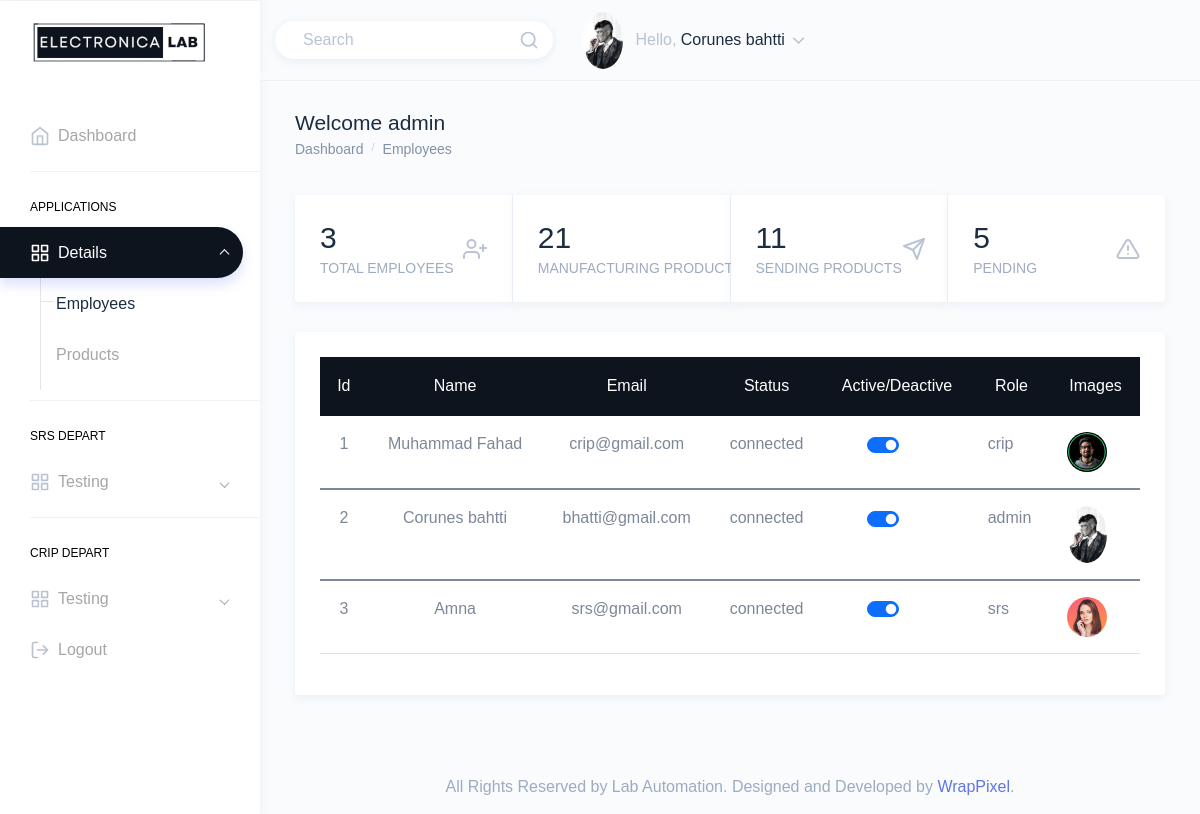
The app's page /empdetails.php (signed in) with its own data.
### tables this page shows
CREATE TABLE `users` (
  `id` int(11) NOT NULL,
  `full_name` varchar(50) NOT NULL,
  `email` varchar(100) NOT NULL,
  `password` varchar(255) NOT NULL,
  `status` varchar(255) DEFAULT NULL,
  `role_type` varchar(255) NOT NULL,
  `photo` varchar(255) NOT NULL
);

### empdetails.php (the view, shortened to what this page needs)
<?php
include './config/Conn.php';
?>
<!DOCTYPE html>
<html  lang="en">
<head>
    <link href="https://cdn.jsdelivr.net/npm/bootstrap@5.1.3/dist/css/bootstrap.min.css" rel="stylesheet">
    <link href="assets/extra-libs/c3/c3.min.css" rel="stylesheet">
    <link href="assets/extra-libs/datatables.net-bs4/css/dataTables.bootstrap4.css" rel="stylesheet">
    <link href="assets/extra-libs/jvector/jquery-jvectormap-2.0.2.css" rel="stylesheet" />
    <link href="dist/css/style.min.css" rel="stylesheet">
</head>
<body>
    <div id="main-wrapper" data-theme="light" data-layout="vertical" data-navbarbg="skin6" data-sidebartype="full"
        data-sidebar-position="fixed" data-header-position="fixed" data-boxed-layout="full">
        <header class="topbar" data-navbarbg="skin6">
            <nav class="navbar top-navbar navbar-expand-md">
                <div class="navbar-header" data-logobg="skin6">
                    <div class="navbar-brand">
                        <a href="admin.php">
                            <span class="logo-text">
                                <img src="assets/images/logo.png" alt="homepage" class="dark-logo" />
                            </span>
                        </a>
                    </div>
                </div>
                <div class="navbar-collapse collapse" id="navbarSupportedContent">
                    <ul class="navbar-nav float-right">
                        <li class="nav-item d-none d-md-block">
                            <a class="nav-link" href="javascript:void(0)">
                                <form>
                                    <div class="customize-input">
                                        <input class="form-control custom-shadow custom-radius border-0 bg-white"
                                            type="search" placeholder="Search" aria-label="Search">
                                        <i class="form-control-icon" data-feather="search"></i>
                                    </div>
                                </form>
                            </a>
                        </li>
                        <?php
            $sql = "SELECT * FROM users WHERE id='{$_SESSION["empid"]}'";
            $result = mysqli_query($conn, $sql);
            if (mysqli_num_rows($result) > 0) {
             while ($row = mysqli_fetch_assoc($result)) {
           ?>
                        <li class="nav-item dropdown">
                            <a class="nav-link dropdown-toggle" href="javascript:void(0)" data-toggle="dropdown"
                                aria-haspopup="true" aria-expanded="false">
                                <img src="<?php echo $row["photo"]; ?>" alt="profile" class="rounded-circle"
                                    width="40">
                                <span class="ml-2 d-none d-lg-inline-block"><span>Hello,</span> <span
                                        class="text-dark"><?php echo $row["full_name"]; ?></span> <i data-feather="chevron-down"
                                        class="svg-icon"></i></span>
                            </a>
                            <?php
                   }
                }
               ?>
                        </li>
                    </ul>
                </div>
            </nav>
        </header>
        <aside class="left-sidebar" data-sidebarbg="skin6">
            <div class="scroll-sidebar" data-sidebarbg="skin6">
                <nav class="sidebar-nav">
                    <ul id="sidebarnav">
                    <li class="sidebar-item"> <a class="sidebar-link sidebar-link" href="admin.php"
                                aria-expanded="false"><i data-feather="home" class="feather-icon"></i><span
                                    class="hide-menu">Dashboard</span></a></li>
                        <li class="list-divider"></li>
                        <li class="nav-small-cap"><span class="hide-menu">Applications</span></li>
                        <li class="sidebar-item"> <a class="sidebar-link has-arrow" href="javascript:void(0)"
                                aria-expanded="false"><i data-feather="grid" class="feather-icon"></i><span
                                    class="hide-menu">Details</span></a>
                            <ul aria-expanded="false" class="collapse  first-level base-level-line">
                                <li class="sidebar-item"><a href="empdetails.php" class="sidebar-link"><span
                                            class="hide-menu"> Employees
                                        </span></a>
                                </li>
                                <li class="sidebar-item"><a href="product.php" class="sidebar-link"><span
                                            class="hide-menu"> Products
                                        </span></a>
                                </li>
                            </ul>
                        </li>
                        <li class="list-divider"></li>
                        <li class="nav-small-cap"><span class="hide-menu">SRS Depart</span></li>
                        <li class="sidebar-item"> <a class="sidebar-link has-arrow" href="javascript:void(0)"
                                aria-expanded="false"><i data-feather="grid" class="feather-icon"></i><span
                                    class="hide-menu">Testing</span></a>
                        </li>
                        <li class="list-divider"></li>
                        <li class="nav-small-cap"><span class="hide-menu">CRIP Depart</span></li>
                        <li class="sidebar-item"> <a class="sidebar-link has-arrow" href="javascript:void(0)"
                                aria-expanded="false"><i data-feather="grid" class="feather-icon"></i><span
                                    class="hide-menu">Testing</span></a>
                        </li>
                        <li class="sidebar-item"> <a class="sidebar-link sidebar-link" href="logout.php"
                                aria-expanded="false"><i data-feather="log-out" class="feather-icon"></i><span
                                    class="hide-menu">Logout</span></a></li>
                    </ul>
                </nav>
            </div>
        </aside>
        <div class="page-wrapper">
            <div class="page-breadcrumb">
                <div class="row">
                    <div class="col-7 align-self-center">
                        <h3 class="page-title text-truncate text-dark font-weight-medium mb-1">Welcome <?= $_SESSION['role']?></h3>
                        <div class="d-flex align-items-center">
                            <nav aria-label="breadcrumb">
                                <ol class="breadcrumb m-0 p-0">
                                <li class="breadcrumb-item"><a href="admin.php">Dashboard</a>
                                    </li>
                                    <li class="breadcrumb-item"><a href="empdetails.php">Employees</a>
                                    </li>
                                </ol>
                            </nav>
                        </div>
                    </div>
                </div>
            </div>
            <div class="container-fluid">
                <div class="card-group">
                    <div class="card border-right">
                        <div class="card-body">
                            <?php
                            $countquery = "SELECT * FROM users";
                            $queryrun = mysqli_query($conn,$countquery);
                            if ($totalcount = mysqli_num_rows($queryrun)) {
                            }else{
                                echo '<h3 class="mb-0" >No Data</h3>';
                            }
                            ?>
                            <div class="d-flex d-lg-flex d-md-block align-items-center">
                                <div>
                                    <div class="d-inline-flex align-items-center">
                                        <h2 class="text-dark mb-1 font-weight-medium"><?php echo $totalcount?></h2>
                                    </div>
                                    <h6 class="text-muted font-weight-normal mb-0 w-100 text-truncate">TOTAL EMPLOYEES</h6>
                                </div>
                                <div class="ml-auto mt-md-3 mt-lg-0">
                                    <span class="opacity-7 text-muted"><i data-feather="user-plus"></i></span>
                                </div>
                            </div>
                        </div>
                    </div>
                    <div class="card border-right">
                        <div class="card-body">
                        <?php
                            $countproduct = "SELECT * FROM product";
                            $queryrun1 = mysqli_query($conn,$countproduct);
                            if ($totalproduct = mysqli_num_rows($queryrun1)) {
                            }else{
                                echo '<h3 class="mb-0" >No Data</h3>';
                            }
                            ?>
                            <div class="d-flex d-lg-flex d-md-block align-items-center">
                                <div>
                                    <h2 class="text-dark mb-1 w-100 text-truncate font-weight-medium">
                                            <?php echo $totalproduct?></h2>
                                    <h6 class="text-muted font-weight-normal mb-0 w-100 text-truncate">MANUFACTURING PRODUCTS
                                    </h6>
                                </div>
                                <div class="ml-auto mt-md-3 mt-lg-0">
                                    <span class="opacity-7 text-muted"><i data-feather="edit-3"></i></span>
                                </div>
                            </div>
                        </div>
                    </div>
                    <div class="card border-right">
                        <div class="card-body">
                        <?php
                            $countsend = "SELECT * FROM product where status = 'sending'";
                            $queryrun2 = mysqli_query($conn,$countsend);
                            if ($totalsend = mysqli_num_rows($queryrun2)) {
                            }else{
                                echo '<h3 class="mb-0" >No Data</h3>';
                            }
                            ?>
                            <div class="d-flex d-lg-flex d-md-block align-items-center">
                                <div>
                                    <div class="d-inline-flex align-items-center">
                                        <h2 class="text-dark mb-1 font-weight-medium"><?php echo $totalsend?></h2>
                                    </div>
                                    <h6 class="text-muted font-weight-normal mb-0 w-100 text-truncate">SENDING PRODUCTS</h6>
                                </div>
                                <div class="ml-auto mt-md-3 mt-lg-0">
                                    <span class="opacity-7 text-muted"><i data-feather="send"></i></span>
                                </div>
                            </div>
                        </div>
                    </div>
                    <div class="card">
                        <div class="card-body">
                        <?php
                            $countpend = "SELECT * FROM product where status = 'pending'";
                            $queryrun3 = mysqli_query($conn,$countpend);
                            if ($totalpend = mysqli_num_rows($queryrun3)) {
                            }else{
                                echo '<h3 class="mb-0" >No Data</h3>';
                            }
                            ?>
                            <div class="d-flex d-lg-flex d-md-block align-items-center">
                                <div>
                                    <h2 class="text-dark mb-1 font-weight-medium"><?php echo $totalpend?></h2>
                                    <h6 class="text-muted font-weight-normal mb-0 w-100 text-truncate">PENDING</h6>
                                </div>
                                <div class="ml-auto mt-md-3 mt-lg-0">
                                    <span class="opacity-7 text-muted"><i data-feather="alert-triangle"></i></span>
                                </div>
                            </div>
                        </div>
                    </div>
                </div>
                <div class="row">
                    <div class="col-12">
                        <div class="card">
                            <div class="card-body">
                            <div class="table-responsive">
                                <table  class="table table-hover" >
                                        <thead class="thead-dark">
                                            <tr>
                                        <th class="text-center">Id</th>
                                        <th class="text-center">Name</th>
                                        <th class="text-center">Email</th>
                                        <th class="text-center">Status</th>
                                        <th class="text-center">Active/Deactive</th>
                                        <th class="text-center">Role</th>
                                        <th class="text-center">Images</th>
                                            </tr>
                                        </thead>
                                        <?php
$sql = "SELECT * FROM users";
if($result = mysqli_query($conn, $sql)){
  if(mysqli_num_rows($result) > 0){
    while($row = mysqli_fetch_array($result)){
          ?>
          <tbody>
            <tr>
              <td class="text-center"><?php echo $row['id'];?></td>
              <td class="text-center"><?php echo $row['full_name'];?></td>
              <td class="text-center"><?php echo $row['email'];?></td>
              <td class="text-center"><?php echo $row['status'];?></td>
              <td class="text-center">
            <center>
            <div class="form-check form-switch">
     <input class="form-check-input" <?php if($row['status']=='connected'){echo "checked";}?> onclick="togglestatus(<?php echo $row['id']?>)" type="checkbox" role="switch" id="check">
        </div>
            </center>
              </td>
              <td><?php echo $row['role_type'];?></td>
              <td><img src="<?php echo $row["photo"]; ?>" alt="profile" class="rounded-circle"
                                    width="40"></td>
            </tr>
          </tbody>
<?php
}
  }
}
?>
                                    </table>
                                    </div>
                            </div>
                        </div>
                    </div>
                </div>
            </div>
            <footer class="footer text-center text-muted">
                All Rights Reserved by Lab Automation. Designed and Developed by <a
                    href="https://wrappixel.com/">WrapPixel</a>.
            </footer>
        </div>
    </div>
</body>
</html>

### empdetails.php (style rules this page uses)
.sidebar-nav #sidebarnav .sidebar-item.selected>.sidebar-link,.sidebar-link:hover { border-radius: 0 60px 60px 0; color: #fff!important; background: #0d141d; box-shadow: 0 7px 12px 0 rgba(95,118,232,.21); opacity: 1 }
.table .thead-dark th { color: #fff; background-color: #0d141d; border-color: #0d141d; }

### records on screen
users: photo (picture), full_name "Corunes bahtti", id "2", email "bhatti@gmail.com", status "connected", status "☑", role_type "admin"
users: id "1", full_name "Muhammad Fahad", email "crip@gmail.com", status "connected", status "☑", role_type "crip", photo (picture)
users: id "3", full_name "Amna", email "srs@gmail.com", status "connected", status "☑", role_type "srs", photo (picture)

### other values on screen
$_SESSION['role'] "admin"
$totalcount "3"
$totalproduct "21"
$totalsend "11"
$totalpend "5"
